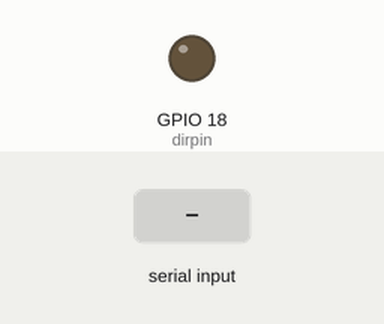
This sketch was run on a simulated ESP32. Shown: output pins drawn as LEDs (lit = HIGH). The inputs (shaded band) are chosen by the test bench. What the sketch prints to the serial monitor is not drawn.

Above: at 1.2 s.
1.3 s: "90,45\n" received over Serial
3.8 s: "90,45\n" received over the second serial link
Timing chart, 0 to 6.8 s (numbered marks = the images above; inputs shaded):
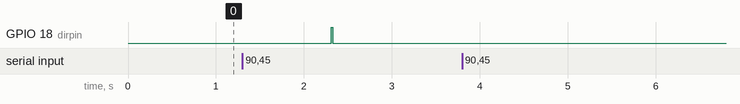

The sketch:

modbus_RTU.ino
```cpp
const int slave_addr = 1;   // Slave Address of Modbus Device
const int dirpin = 18;      // Direction Control Pin
uint8_t buf[128];
int8_t indexMax = 0;
int8_t m_error = 0;
int8_t ready = 0;
unsigned long prev_t;
uint8_t packet[6]; // for recieve from user and sent to CRC Algorithm
uint8_t packet1[8]; // for sent packet to power meter
String Ex_String_Read; // keep data from serial monitor
unsigned long address,dataAdd1,dataAdd2,dataLen1,dataLen2,crc1,crc2; // data in packet
uint16_t crc;
int Result; // Result to show for user
void setup() {
  Serial.begin(115200);
  pinMode(dirpin, OUTPUT);
  // configure serial to connect with modbus device
  // and set <m_rtu> serial to let <m_rtu> use that serial
  // RXmax pin =23 -> RO pin :23,  TXmax pin =19 -> DI pin :19
  Serial1.begin(9600,SERIAL_8N1,23,19);
  Serial.println("BEGIN");
  Serial.println();
}

void get_value(String value) {

  if (sscanf(value.c_str(), "address: %x data address: %x %x data length: %x %x",&address,&dataAdd1,&dataAdd2,&dataLen1,&dataLen2) == 5) {
    //seperate to keep data for packet

    // show value each data for keep packet
    Serial.print("Address: ");
    Serial.println(address,HEX);
    Serial.print("Data address: ");
    Serial.print(dataAdd1,HEX);
    Serial.println(dataAdd2,HEX);
    Serial.print("Data length: ");
    Serial.print(dataLen1,HEX);
    Serial.println(dataLen2,HEX);

    // keep data in packet to sent for calculate crc
        packet[0] = address & 0xFF; //address
        packet[1] = 0x03; // Function code
        packet[2] = dataAdd1 & 0xFF; //dataAdd1
        packet[3] = dataAdd2 & 0xFF; //dataAdd2
        packet[4] = dataLen1 & 0xFF; //dataLen1
        packet[5] = dataLen2 & 0xFF; //dataLen2

    crc = MODBUS_CRC16_v1(packet,6); // sent packet for calculate crc
    crc1 = crc & 0xFF;  // LSB
    crc2 = (crc >> 8) & 0xFF; // MSB
    // keep data in packet to sent for Power meter
        packet1[0] = packet[0]; //address
        packet1[1] = 0x03; // Function code
        packet1[2] = packet[2]; //dataAdd1
        packet1[3] = packet[3]; //dataAdd2
        packet1[4] = packet[4]; //dataLen1
        packet1[5] = packet[5]; //dataLen2
        packet1[6] = crc1;
        packet1[7] = crc2;
    ready = 1;

  } else {
    Serial.println("Invalid Format");
  }
}

static uint16_t MODBUS_CRC16_v1( const unsigned char *buf, unsigned int len )
{
	uint16_t crc = 0xFFFF;
	unsigned int i = 0;
	char bit = 0;

	for( i = 0; i < len; i++ )
	{
		crc ^= buf[i];

		for( bit = 0; bit < 8; bit++ )
		{
			if( crc & 0x0001 )
			{
				crc >>= 1;
				crc ^= 0xA001;
			}
			else
			{
				crc >>= 1;
			}
		}
	}

	return crc;
}

void loop() {

while(Serial.available()) {  // วนรับค่าหากด้วย while loop ถ้าหาก Serial.available() (ถ้า Serial ถูกใช้งาน)
    Ex_String_Read = Serial.readString();  // ใช้คำสั้ง Serial.readString() สำหรับเก็บค่า String ไว้ในตัวแปร Ex_String_Read
    Serial.print("Ex_String_Read = ");
    Serial.println(Ex_String_Read);  // แสดงผลออกทาง Serial
    get_value(Ex_String_Read); // for call function to prepare packet to sent power meter

     if (ready = 1){
        for (int i = 0; i < sizeof(packet1) / sizeof(packet1[0]); i++) {
        Serial.print("packet ");
        Serial.print(i);
        Serial.print(": ");
        Serial.println(packet1[i], HEX); // Print in hexadecimal format
      }

        digitalWrite(dirpin, HIGH); //set Pin Direction control to "HIGH" of send packet
        delay(10);
        Serial1.write(packet1, 8);//write packet
        //https://www.arduino.cc/reference/en/language/functions/communication/serial/write/
        delay(9);
        digitalWrite(dirpin, LOW); //set Pin Direction control to "LOW" of receive packet
        Data_recv(slave_addr);//receive packet
        Serial.print("response packet1 = "); //print byte of the receive packet
        for(int i=0; i<indexMax; i++) {
            Serial.print(buf[i],HEX);
            Serial.print(" ");
          }
        Serial.println();
        for(int i=3; i<7; i++) {
            Result = (Result << 8) | buf[i];
        }

        Serial.println(Result*0.001);
        Serial.print("error (time out = 1)  = ");
        Serial.println(m_error);
        delay(15000);
        ready = 0;
    }
}

}

void Data_recv(uint8_t SS) {
  unsigned long prev_t = millis();  //resopnse check, time is over 20 sec set error code = 1 (Timeout Error code)
  while(Serial1.available() == 0) {
    if(millis() - prev_t > 20000) { ///20000
      m_error = 1;      // TIMEOUT
      return;
    }
  }

  indexMax = 0;
   m_error = 0;
  prev_t = millis();                 // This section for keep data. Time between byte data are not over 500 ms. The data store in array buf[].
  while(Serial1.available() > 0) {   // If time between byte data  over 500 ms not accept.
    buf[indexMax++] = Serial1.read();
   // indexMax = indexMax + 1;
    while(Serial1.available() == 0) {
      if(millis()-prev_t > 500) {
        break;        // no more data
      }
    }
  }
}
//address: 0x01 data address: 0x00 0x32 data length: 0x00 0x02 //for test frequency // 50 Hz
```

Measured:
- after the input at 1.3 s, GPIO 18 (dirpin): LOW → HIGH after 1.0 s, → LOW 0.02 s later
- after the input at 3.8 s, every drawn part: stays the same
